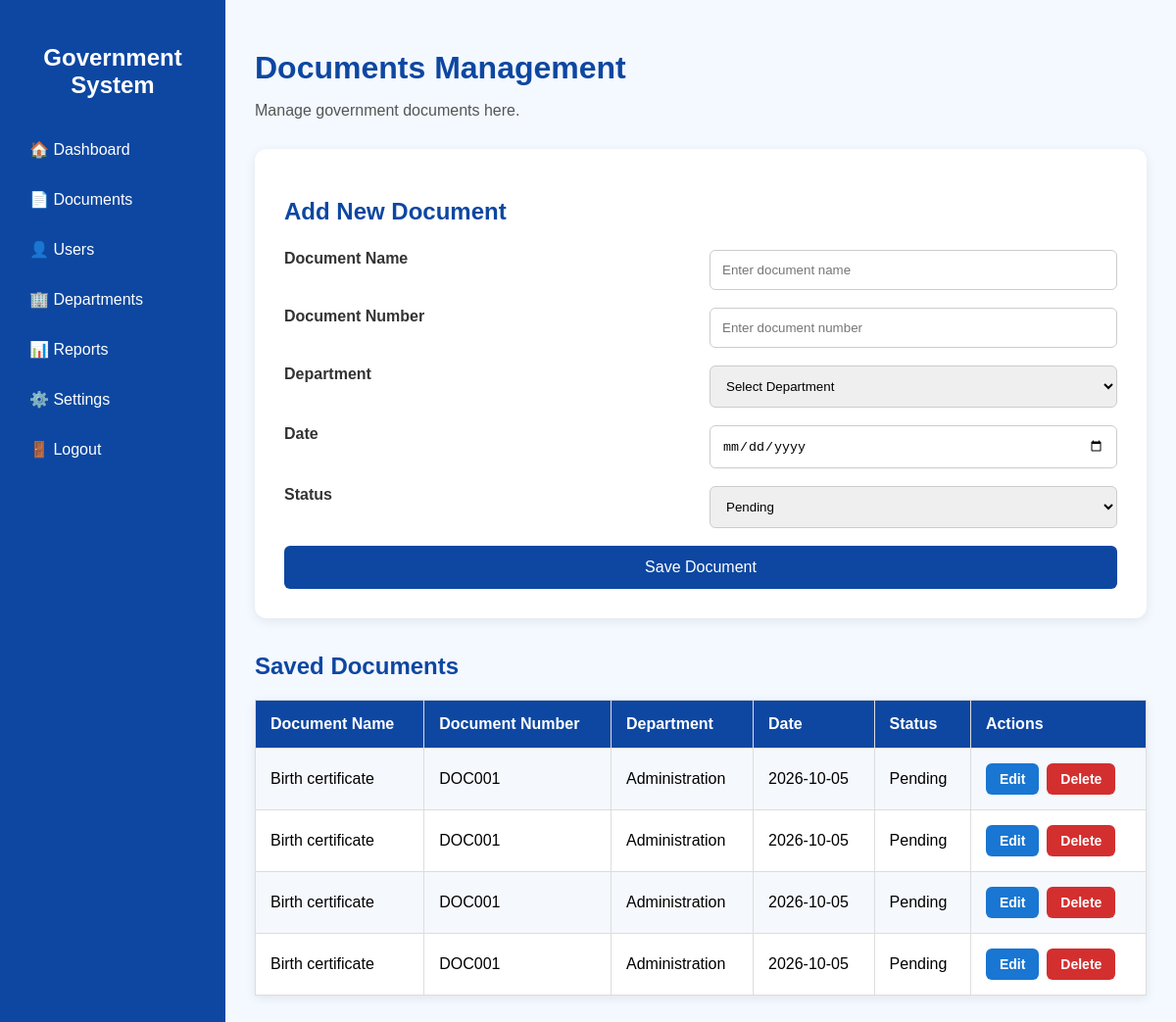
/pages/documents.php, run on the app's committed database.
### tables this page shows
CREATE TABLE `documents` (
  `id` int(11) NOT NULL,
  `Document_Name` varchar(150) NOT NULL,
  `Document_Number` varchar(100) NOT NULL,
  `Department` varchar(100) NOT NULL,
  `Document_Date` date NOT NULL,
  `Status` varchar(50) NOT NULL,
  `Created_at` timestamp NOT NULL DEFAULT current_timestamp() ON UPDATE current_timestamp()
);

### pages/documents.php (the view, shortened to what this page needs)
<?php
include "config/db.php";
?>
<!DOCTYPE html>
<html>
<head>
    <link rel="stylesheet" href="../css/style.css">
</head>
<body>
<div class="dashboard-layout">
    <div class="sidebar">
        <h2>Government System</h2>
        <a href="dashboard.php">🏠 Dashboard</a>
        <a href="documents.php">📄 Documents</a>
        <a href="users.php">👤 Users</a>
        <a href="departments.php">🏢 Departments</a>
        <a href="reports.php">📊 Reports</a>
        <a href="settings.php">⚙️ Settings</a>
        <a href="#">🚪 Logout</a>
    </div>
    <div class="dashboard">
        <h1>Documents Management</h1>
        <p>Manage government documents here.</p>
        <div class="document-form">
            <h2>Add New Document</h2>
            <form method="POST">
                <label>Document Name</label>
                <input
                    type="text"
                    name="document_name"
                    placeholder="Enter document name"
                    required
                >
                <label>Document Number</label>
                <input
                    type="text"
                    name="document_number"
                    placeholder="Enter document number"
                    required
                >
                <label>Department</label>
                <select name="department" required>
                    <option value="">
                        Select Department
                    </option>
                </select>
                <label>Date</label>
                <input
                    type="date"
                    name="document_date"
                    required
                >
                <label>Status</label>
                <select name="status" required>
                    <option value="Pending">
                        Pending
                    </option>
                </select>
                <button type="submit">
                    Save Document
                </button>
            </form>
        </div>
        <h2 class="documents-title">
            Saved Documents
        </h2>
        <table class="documents-table">
            <tr>
                <th>Document Name</th>
                <th>Document Number</th>
                <th>Department</th>
                <th>Date</th>
                <th>Status</th>
                <th>Actions</th>
            </tr>
<?php
$result = mysqli_query(
    $conn,
    "SELECT * FROM documents ORDER BY id DESC"
);
if ($result && mysqli_num_rows($result) > 0) {
    while ($row = mysqli_fetch_assoc($result)) {
?>
            <tr>
                <td>
                    <?php echo $row['Document_Name']; ?>
                </td>
                <td>
                    <?php echo $row['Document_Number']; ?>
                </td>
                <td>
                    <?php echo $row['Department']; ?>
                </td>
                <td>
                    <?php echo $row['Document_Date']; ?>
                </td>
                <td>
                    <?php echo $row['Status']; ?>
                </td>
                <td>
                    <div class="action-buttons">
                        <a
                            class="edit-btn"
                            href="edit_document.php?id=<?php echo $row['id']; ?>"
                        >
                            Edit
                        </a>
                        <a
                            class="delete-btn"
                            href="delete_document.php?id=<?php echo $row['id']; ?>"
                        >
                            Delete
                        </a>
                    </div>
                </td>
            </tr>
<?php
    }
}
?>
        </table>
    </div>
</div>
</body>
</html>

### css/style.css (style rules this page uses)
body { font-family: Arial, sans-serif; background-color: #f4f7fb; margin: 0; padding: 0; }
h1 { color: #0d47a1; }
p { color: #555; }
.dashboard-layout { display: flex; min-height: 100vh; }
.sidebar { width: 230px; min-height: 100vh; background: #0d47a1; padding: 25px 15px; box-sizing: border-box; }
.sidebar h2 { color: white; text-align: center; margin-bottom: 30px; }
.sidebar a { display: block; color: white; text-decoration: none; padding: 12px 15px; margin-bottom: 8px; border-radius: 5px; }
.dashboard { flex: 1; min-height: 100vh; padding: 30px; background: #f4f8ff; box-sizing: border-box; }
.dashboard h1 { color: #0d47a1; margin-bottom: 10px; }
.dashboard p { color: #555; }
.document-form { background: white; padding: 30px; margin-top: 30px; border-radius: 12px; box-shadow: 0 3px 12px rgba(0, 0, 0, 0.08); max-width: 1100px; }
.document-form h2 { color: #0d47a1; margin-bottom: 25px; }
.document-form form { display: grid; grid-template-columns: 1fr 1fr; gap: 18px; }
.document-form label { font-weight: bold; color: #333; }
.document-form input, .document-form select { width: 100%; padding: 12px; border: 1px solid #ccc; border-radius: 6px; box-sizing: border-box; }
.document-form button { grid-column: 1 / 3; padding: 13px; background: #0d47a1; color: white; border: none; border-radius: 6px; font-size: 16px; cursor: pointer; }
.documents-title { margin-top: 35px; color: #0d47a1; }
.documents-table { width: 100%; margin-top: 15px; border-collapse: collapse; background: white; box-shadow: 0 3px 10px rgba(0, 0, 0, 0.08); }
.documents-table th { background: #0d47a1; color: white; padding: 15px; border: 1px solid #ddd; text-align: left; }
.documents-table td { padding: 15px; border: 1px solid #ddd; background: white; text-align: left; }
.documents-table tr:nth-child(even) td { background: #f5f8fc; }

### pages/documents.php (style rules this page uses)
.action-buttons { display: flex; gap: 8px; }
.edit-btn, .delete-btn { display: inline-block; padding: 8px 14px; border-radius: 6px; text-decoration: none; font-size: 14px; font-weight: bold; }
.edit-btn { background: #1976d2; color: white; }
.delete-btn { background: #d32f2f; color: white; }

### data on the page
documents: Document_Name "Birth certificate", Document_Number "DOC001", Department "Administration", Document_Date "2026-10-05", Status "Pending"
documents: Document_Name "Birth certificate", Document_Number "DOC001", Department "Administration", Document_Date "2026-10-05", Status "Pending"
documents: Document_Name "Birth certificate", Document_Number "DOC001", Department "Administration", Document_Date "2026-10-05", Status "Pending"
documents: Document_Name "Birth certificate", Document_Number "DOC001", Department "Administration", Document_Date "2026-10-05", Status "Pending"
